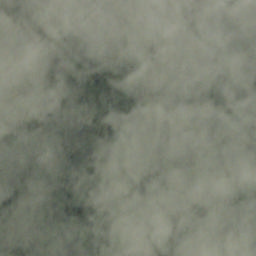
#> input picture cloudy/train_234.jpg, 256 x 256 px, found by its file name; its folder holds only this picture in this run
$ python Satellite_train.py
#> lines starting #> are read from the running program, lines starting #| are printed output that depends on the picture
import os
import pickle
from PIL import Image, ImageEnhance, ImageOps
import numpy as np
import pandas as pd
import matplotlib.pyplot as plt
import seaborn as sns
from sklearn.preprocessing import StandardScaler
from sklearn.pipeline import Pipeline
from sklearn.model_selection import train_test_split, GridSearchCV
from sklearn.ensemble import RandomForestClassifier
from sklearn.neighbors import KNeighborsClassifier
from sklearn.tree import DecisionTreeClassifier
from sklearn.naive_bayes import GaussianNB
from sklearn.linear_model import LogisticRegression
from sklearn.metrics import accuracy_score, classification_report, confusion_matrix

# Import PyGithub
from github import Github

# Path to your dataset
data_path = "C:/Users/Lenovo/data1"

# Categories in the dataset
categories = ["cloudy", "desert", "green_area", "water"]

# Function to augment image
def augment_image(image):
    angle = np.random.uniform(-20, 20)  # Random rotation
    image = image.rotate(angle)

    if np.random.rand() > 0.5:  # Random horizontal flip
        image = ImageOps.mirror(image)

    return image

# Function to adjust brightness
def adjust_brightness(image, factor):
    enhancer = ImageEnhance.Brightness(image)
    return enhancer.enhance(factor)

# Function to convert to grayscale
def convert_to_grayscale(image):
    return ImageOps.grayscale(image)

# Function to process and save images to CSV
def process_and_save_images(data_path, categories):
#> called with data_path = 'C:/Users/Lenovo/data1'
    images = []
    labels = []

    for category in categories:
        category_path = os.path.join(data_path, category)
        label = categories.index(category)

        for img_name in os.listdir(category_path):
            img_path = os.path.join(category_path, img_name)
            img = Image.open(img_path)
#> img is the input picture: PIL image 256x256 CMYK; mean R, G, B 124.5, 129.2, 115.5
            img = img.resize((128, 128))  # Resize images to a standard size
#> img: PIL image 128x128 CMYK

            img = augment_image(img)  # Augmentation
#> in augment_image, `image = ImageOps.mirror(image)`:
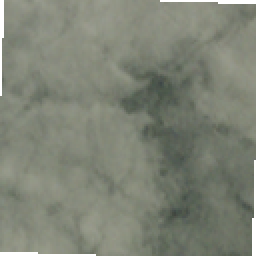
#> image: PIL image 128x128 CMYK (shown 2 times larger); mean R, G, B 126.6, 131.2, 117.7
            img = convert_to_grayscale(img)  # Convert to grayscale
            img_array = np.array(img).flatten()
#> img_array = 16384 values, max 255 at index 0, min 67 at index 13655, mean 128.3

            images.append(img_array)
            labels.append(label)

    images = np.array(images)
    labels = np.array(labels)

    df = pd.DataFrame(images)  # Save to CSV
    df['label'] = labels
    df.to_csv("satellite_images.csv", index=False)

    return images, labels

# Load and process images
#> (the run stopped early here; a loop or call above may not have finished)
